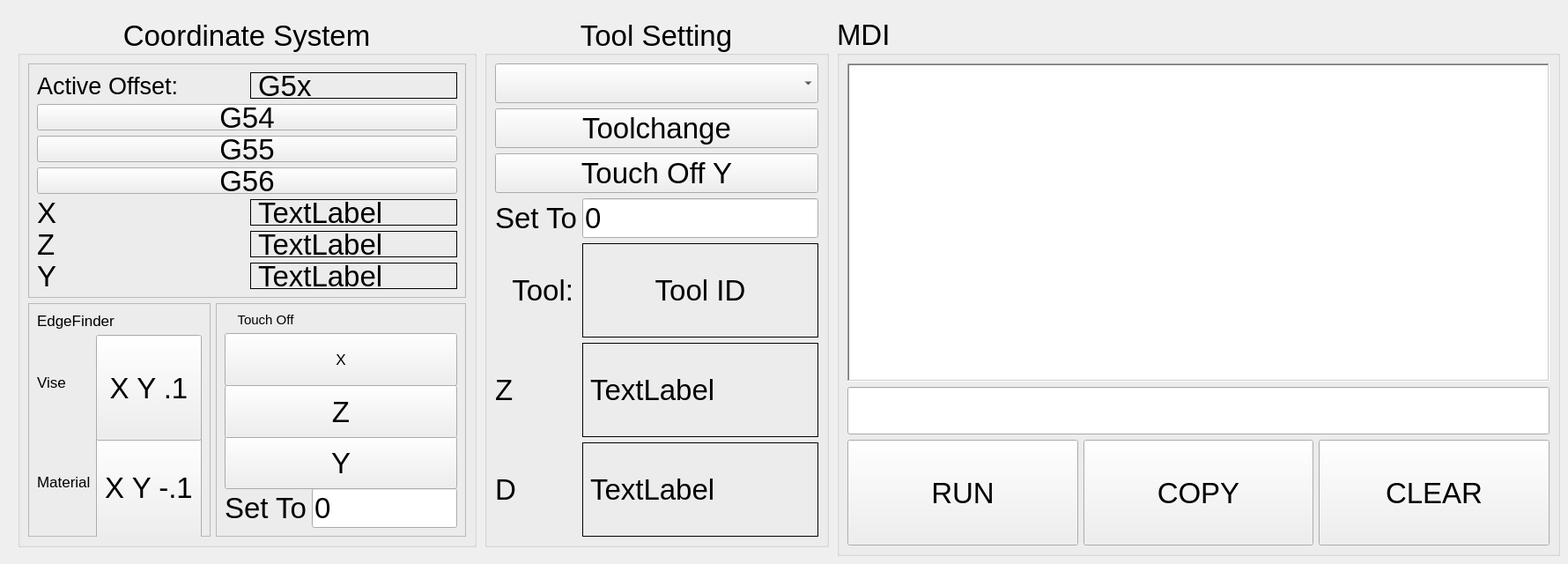
      <widget class="QWidget" name="tab_3">
       <property name="font">
        <font>
         <pointsize>25</pointsize>
        </font>
       </property>
       <attribute name="title">
        <string>MDI</string>
       </attribute>
       <widget class="QGroupBox" name="groupBox_12">
        <property name="geometry">
         <rect>
          <x>550</x>
          <y>20</y>
          <width>391</width>
          <height>601</height>
         </rect>
        </property>
        <property name="title">
         <string>Tool Setting</string>
        </property>
        <property name="alignment">
         <set>Qt::AlignCenter</set>
        </property>
        <layout class="QGridLayout" name="gridLayout_9">
         <item row="0" column="0" colspan="4">
          <widget class="QComboBox" name="tool_change_cb">
           <property name="font">
            <font>
             <pointsize>25</pointsize>
            </font>
           </property>
          </widget>
         </item>
         <item row="2" column="0" colspan="4">
          <widget class="QPushButton" name="tool_touchoff_y">
           <property name="font">
            <font>
             <pointsize>25</pointsize>
            </font>
           </property>
           <property name="text">
            <string>Touch Off Y</string>
           </property>
          </widget>
         </item>
         <item row="8" column="1" colspan="3">
          <widget class="QLabel" name="tool_diameter_lb">
           <property name="frameShape">
            <enum>QFrame::Box</enum>
           </property>
           <property name="text">
            <string>TextLabel</string>
           </property>
           <property name="alignment">
            <set>Qt::AlignLeading|Qt::AlignLeft|Qt::AlignVCenter</set>
           </property>
          </widget>
         </item>
         <item row="4" column="1" colspan="3">
          <widget class="QLineEdit" name="tool_touchoff_le">
           <property name="text">
            <string>0</string>
           </property>
          </widget>
         </item>
         <item row="1" column="0" colspan="4">
          <widget class="QPushButton" name="tool_change_pb">
           <property name="font">
            <font>
             <pointsize>25</pointsize>
            </font>
           </property>
           <property name="toolTip">
            <string/>
           </property>
           <property name="toolTipDuration">
            <number>-1</number>
           </property>
           <property name="text">
            <string>Toolchange</string>
           </property>
          </widget>
         </item>
         <item row="7" column="0">
          <widget class="QLabel" name="label_27">
           <property name="text">
            <string>Z</string>
           </property>
          </widget>
         </item>
         <item row="7" column="1" colspan="3">
          <widget class="QLabel" name="tool_zoffset_lb">
           <property name="frameShape">
            <enum>QFrame::Box</enum>
           </property>
           <property name="text">
            <string>TextLabel</string>
           </property>
           <property name="alignment">
            <set>Qt::AlignLeading|Qt::AlignLeft|Qt::AlignVCenter</set>
           </property>
          </widget>
         </item>
         <item row="4" column="0">
          <widget class="QLabel" name="label_40">
           <property name="text">
            <string>Set To</string>
           </property>
          </widget>
         </item>
         <item row="8" column="0">
          <widget class="QLabel" name="label_29">
           <property name="text">
            <string>D</string>
           </property>
          </widget>
         </item>
         <item row="6" column="0">
          <widget class="QLabel" name="label_15">
           <property name="baseSize">
            <size>
             <width>0</width>
             <height>0</height>
            </size>
           </property>
           <property name="text">
            <string>Tool:</string>
           </property>
           <property name="alignment">
            <set>Qt::AlignRight|Qt::AlignTrailing|Qt::AlignVCenter</set>
           </property>
           <property name="indent">
            <number>4</number>
           </property>
          </widget>
         </item>
         <item row="6" column="1" colspan="3">
          <widget class="QLabel" name="tool_id_lb">
           <property name="font">
            <font>
             <pointsize>25</pointsize>
            </font>
           </property>
           <property name="frameShape">
            <enum>QFrame::Box</enum>
           </property>
           <property name="text">
            <string>Tool ID</string>
           </property>
           <property name="alignment">
            <set>Qt::AlignCenter</set>
           </property>
          </widget>
         </item>
        </layout>
       </widget>
       <widget class="QGroupBox" name="groupBox_13">
        <property name="geometry">
         <rect>
          <x>20</x>
          <y>20</y>
          <width>521</width>
          <height>601</height>
         </rect>
        </property>
        <property name="sizePolicy">
         <sizepolicy hsizetype="Preferred" vsizetype="Minimum">
          <horstretch>0</horstretch>
          <verstretch>0</verstretch>
         </sizepolicy>
        </property>
        <property name="minimumSize">
         <size>
          <width>150</width>
          <height>0</height>
         </size>
        </property>
        <property name="maximumSize">
         <size>
          <width>16777215</width>
          <height>888</height>
         </size>
        </property>
        <property name="title">
         <string>Coordinate System</string>
        </property>
        <property name="alignment">
         <set>Qt::AlignCenter</set>
        </property>
        <layout class="QGridLayout" name="gridLayout_13">
         <item row="0" column="0" colspan="2">
          <widget class="QFrame" name="frame_3">
           <property name="sizePolicy">
            <sizepolicy hsizetype="Preferred" vsizetype="Minimum">
             <horstretch>0</horstretch>
             <verstretch>0</verstretch>
            </sizepolicy>
           </property>
           <property name="maximumSize">
            <size>
             <width>16777215</width>
             <height>295</height>
            </size>
           </property>
           <property name="frameShape">
            <enum>QFrame::StyledPanel</enum>
           </property>
           <property name="frameShadow">
            <enum>QFrame::Plain</enum>
           </property>
           <layout class="QGridLayout" name="gridLayout_10">
            <item row="0" column="1">
             <widget class="QLabel" name="g5x_index_lb">
              <property name="frameShape">
               <enum>QFrame::Box</enum>
              </property>
              <property name="text">
               <string>G5x</string>
              </property>
             </widget>
            </item>
            <item row="3" column="0" colspan="2">
             <widget class="QPushButton" name="mdi_G56">
              <property name="sizePolicy">
               <sizepolicy hsizetype="Minimum" vsizetype="MinimumExpanding">
                <horstretch>0</horstretch>
                <verstretch>0</verstretch>
               </sizepolicy>
              </property>
              <property name="text">
               <string>G56</string>
              </property>
              <property name="function" stdset="0">
               <string>mdi</string>
              </property>
              <property name="command" stdset="0">
               <string>G56</string>
              </property>
             </widget>
            </item>
            <item row="7" column="0">
             <widget class="QLabel" name="label_25">
              <property name="text">
               <string>Y</string>
              </property>
             </widget>
            </item>
            <item row="5" column="0">
             <widget class="QLabel" name="label_24">
              <property name="text">
               <string>X</string>
              </property>
             </widget>
            </item>
            <item row="2" column="0" colspan="2">
             <widget class="QPushButton" name="mdi_G55">
              <property name="sizePolicy">
               <sizepolicy hsizetype="Minimum" vsizetype="MinimumExpanding">
                <horstretch>0</horstretch>
                <verstretch>0</verstretch>
               </sizepolicy>
              </property>
              <property name="text">
               <string>G55</string>
              </property>
              <property name="function" stdset="0">
               <string>mdi</string>
              </property>
              <property name="command" stdset="0">
               <string>G55</string>
              </property>
             </widget>
            </item>
            <item row="5" column="1">
             <widget class="QLabel" name="g5x_lb_x">
              <property name="frameShape">
               <enum>QFrame::Box</enum>
              </property>
              <property name="text">
               <string>TextLabel</string>
              </property>
              <property name="alignment">
               <set>Qt::AlignLeading|Qt::AlignLeft|Qt::AlignVCenter</set>
              </property>
             </widget>
            </item>
            <item row="1" column="0" colspan="2">
             <widget class="QPushButton" name="mdi_G54">
              <property name="sizePolicy">
               <sizepolicy hsizetype="Minimum" vsizetype="MinimumExpanding">
                <horstretch>0</horstretch>
                <verstretch>0</verstretch>
               </sizepolicy>
              </property>
              <property name="text">
               <string>G54</string>
              </property>
              <property name="function" stdset="0">
               <string>mdi</string>
              </property>
              <property name="command" stdset="0">
               <string>G54</string>
              </property>
             </widget>
            </item>
            <item row="0" column="0">
             <widget class="QLabel" name="label_16">
              <property name="font">
               <font>
                <pointsize>20</pointsize>
               </font>
              </property>
              <property name="text">
               <string>Active Offset:</string>
              </property>
             </widget>
            </item>
            <item row="6" column="0">
             <widget class="QLabel" name="label_26">
              <property name="text">
               <string>Z</string>
              </property>
             </widget>
            </item>
            <item row="6" column="1">
             <widget class="QLabel" name="g5x_lb_z">
              <property name="frameShape">
               <enum>QFrame::Box</enum>
              </property>
              <property name="text">
               <string>TextLabel</string>
              </property>
              <property name="alignment">
               <set>Qt::AlignLeading|Qt::AlignLeft|Qt::AlignVCenter</set>
              </property>
             </widget>
            </item>
            <item row="7" column="1">
             <widget class="QLabel" name="g5x_lb_y">
              <property name="frameShape">
               <enum>QFrame::Box</enum>
              </property>
              <property name="text">
               <string>TextLabel</string>
              </property>
              <property name="alignment">
               <set>Qt::AlignLeading|Qt::AlignLeft|Qt::AlignVCenter</set>
              </property>
             </widget>
            </item>
           </layout>
          </widget>
         </item>
         <item row="1" column="0">
          <widget class="QFrame" name="frame_5">
           <property name="frameShape">
            <enum>QFrame::StyledPanel</enum>
           </property>
           <property name="frameShadow">
            <enum>QFrame::Raised</enum>
           </property>
           <layout class="QGridLayout" name="gridLayout_11">
            <item row="4" column="1">
             <widget class="QPushButton" name="G1_XY_minus">
              <property name="minimumSize">
               <size>
                <width>120</width>
                <height>120</height>
               </size>
              </property>
              <property name="text">
               <string>X Y -.1</string>
              </property>
              <property name="function" stdset="0">
               <string>hal_pin</string>
              </property>
              <property name="pin_name" stdset="0">
               <string>test_mdi_pin1</string>
              </property>
              <property name="hal_type" stdset="0">
               <string>HAL_BIT</string>
              </property>
              <property name="hal_dir" stdset="0">
               <string>HAL_OUT</string>
              </property>
             </widget>
            </item>
            <item row="2" column="1">
             <widget class="QPushButton" name="G1_XY_plus">
              <property name="minimumSize">
               <size>
                <width>120</width>
                <height>120</height>
               </size>
              </property>
              <property name="text">
               <string>X Y .1</string>
              </property>
              <property name="function" stdset="0">
               <string>hal_pin</string>
              </property>
              <property name="pin_name" stdset="0">
               <string>test_mdi_pin0</string>
              </property>
              <property name="hal_type" stdset="0">
               <string>HAL_BIT</string>
              </property>
              <property name="hal_dir" stdset="0">
               <string>HAL_OUT</string>
              </property>
             </widget>
            </item>
            <item row="2" column="0">
             <widget class="QLabel" name="label_36">
              <property name="font">
               <font>
                <pointsize>13</pointsize>
               </font>
              </property>
              <property name="text">
               <string>Vise</string>
              </property>
             </widget>
            </item>
            <item row="0" column="0" colspan="2">
             <widget class="QLabel" name="label_35">
              <property name="sizePolicy">
               <sizepolicy hsizetype="Minimum" vsizetype="Minimum">
                <horstretch>0</horstretch>
                <verstretch>0</verstretch>
               </sizepolicy>
              </property>
              <property name="maximumSize">
               <size>
                <width>16777215</width>
                <height>24</height>
               </size>
              </property>
              <property name="font">
               <font>
                <pointsize>13</pointsize>
               </font>
              </property>
              <property name="text">
               <string>EdgeFinder</string>
              </property>
             </widget>
            </item>
            <item row="4" column="0">
             <widget class="QLabel" name="label_37">
              <property name="font">
               <font>
                <pointsize>13</pointsize>
               </font>
              </property>
              <property name="text">
               <string>Material</string>
              </property>
             </widget>
            </item>
           </layout>
          </widget>
         </item>
         <item row="1" column="1">
          <widget class="QFrame" name="frame">
           <property name="frameShape">
            <enum>QFrame::StyledPanel</enum>
           </property>
           <property name="frameShadow">
            <enum>QFrame::Plain</enum>
           </property>
           <layout class="QGridLayout" name="gridLayout_12">
            <item row="0" column="0">
             <widget class="QLabel" name="label_30">
              <property name="font">
               <font>
                <pointsize>11</pointsize>
               </font>
              </property>
              <property name="text">
               <string>Touch Off</string>
              </property>
              <property name="alignment">
               <set>Qt::AlignCenter</set>
              </property>
             </widget>
            </item>
            <item row="4" column="0">
             <widget class="QLabel" name="label_39">
              <property name="text">
               <string>Set To</string>
              </property>
             </widget>
            </item>
            <item row="4" column="1">
             <widget class="QLineEdit" name="touchoff_le">
              <property name="text">
               <string>0</string>
              </property>
             </widget>
            </item>
            <item row="3" column="0" colspan="2">
             <widget class="QPushButton" name="touchoff_pb_y">
              <property name="sizePolicy">
               <sizepolicy hsizetype="Minimum" vsizetype="Minimum">
                <horstretch>0</horstretch>
                <verstretch>0</verstretch>
               </sizepolicy>
              </property>
              <property name="minimumSize">
               <size>
                <width>0</width>
                <height>60</height>
               </size>
              </property>
              <property name="text">
               <string>Y</string>
              </property>
             </widget>
            </item>
            <item row="2" column="0" colspan="2">
             <widget class="QPushButton" name="touchoff_pb_z">
              <property name="sizePolicy">
               <sizepolicy hsizetype="Minimum" vsizetype="Minimum">
                <horstretch>0</horstretch>
                <verstretch>0</verstretch>
               </sizepolicy>
              </property>
              <property name="minimumSize">
               <size>
                <width>0</width>
                <height>60</height>
               </size>
              </property>
              <property name="text">
               <string>Z</string>
              </property>
             </widget>
            </item>
            <item row="1" column="0" colspan="2">
             <widget class="QPushButton" name="touchoff_pb_x">
              <property name="sizePolicy">
               <sizepolicy hsizetype="Minimum" vsizetype="Minimum">
                <horstretch>0</horstretch>
                <verstretch>0</verstretch>
               </sizepolicy>
              </property>
              <property name="minimumSize">
               <size>
                <width>120</width>
                <height>60</height>
               </size>
              </property>
              <property name="font">
               <font>
                <pointsize>13</pointsize>
               </font>
              </property>
              <property name="text">
               <string>X</string>
              </property>
             </widget>
            </item>
           </layout>
          </widget>
         </item>
        </layout>
       </widget>
       <widget class="QGroupBox" name="groupBox_20">
        <property name="geometry">
         <rect>
          <x>950</x>
          <y>20</y>
          <width>821</width>
          <height>611</height>
         </rect>
        </property>
        <property name="title">
         <string>MDI</string>
        </property>
        <layout class="QGridLayout" name="gridLayout_8">
         <item row="0" column="0" colspan="3">
          <widget class="QListWidget" name="mdi_history_lw">
           <property name="sizePolicy">
            <sizepolicy hsizetype="MinimumExpanding" vsizetype="MinimumExpanding">
             <horstretch>0</horstretch>
             <verstretch>0</verstretch>
            </sizepolicy>
           </property>
           <property name="maximumSize">
            <size>
             <width>16777215</width>
             <height>3333333</height>
            </size>
           </property>
           <property name="font">
            <font>
             <pointsize>20</pointsize>
            </font>
           </property>
           <property name="frameShape">
            <enum>QFrame::WinPanel</enum>
           </property>
          </widget>
         </item>
         <item row="1" column="0" colspan="3">
          <widget class="QLineEdit" name="mdi_command_le">
           <property name="sizePolicy">
            <sizepolicy hsizetype="Minimum" vsizetype="Minimum">
             <horstretch>0</horstretch>
             <verstretch>0</verstretch>
            </sizepolicy>
           </property>
           <property name="minimumSize">
            <size>
             <width>0</width>
             <height>54</height>
            </size>
           </property>
           <property name="font">
            <font>
             <pointsize>20</pointsize>
            </font>
           </property>
           <property name="input" stdset="0">
            <string>nccode</string>
           </property>
          </widget>
         </item>
         <item row="2" column="0">
          <widget class="QPushButton" name="run_mdi_pb">
           <property name="sizePolicy">
            <sizepolicy hsizetype="Minimum" vsizetype="Minimum">
             <horstretch>0</horstretch>
             <verstretch>0</verstretch>
            </sizepolicy>
           </property>
           <property name="minimumSize">
            <size>
             <width>0</width>
             <height>120</height>
            </size>
           </property>
           <property name="text">
            <string>RUN</string>
           </property>
          </widget>
         </item>
         <item row="2" column="1">
          <widget class="QPushButton" name="copy_mdi_history_pb">
           <property name="minimumSize">
            <size>
             <width>0</width>
             <height>120</height>
            </size>
           </property>
           <property name="text">
            <string>COPY</string>
           </property>
          </widget>
         </item>
         <item row="2" column="2">
          <widget class="QPushButton" name="clear_mdi_history_pb">
           <property name="minimumSize">
            <size>
             <width>0</width>
             <height>120</height>
            </size>
           </property>
           <property name="text">
            <string>CLEAR</string>
           </property>
          </widget>
         </item>
        </layout>
       </widget>
      </widget>
